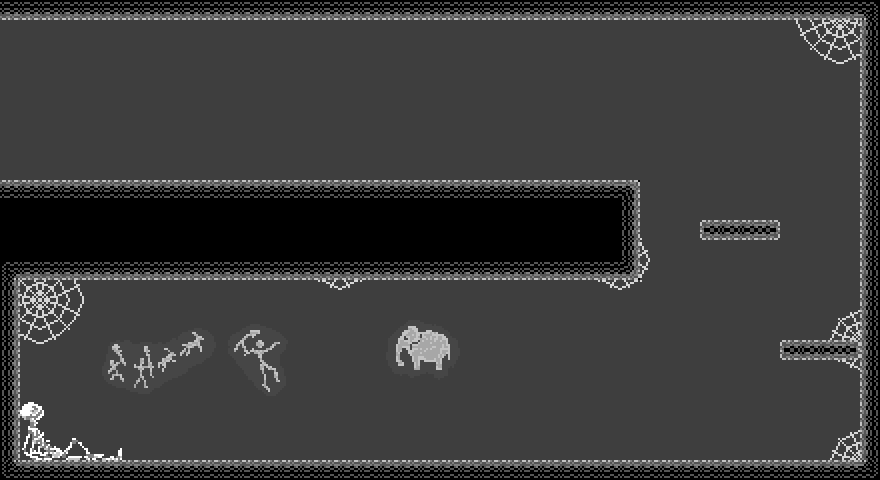

Tiled map render using the project's own tile images. Description and the map definition, with tile-layer contents summarised, below:
An orthogonal 44x24 tile map with 20x20 px tiles, 2 tile layers (background, walls), 2 tilesets and 12 objects (8x Spider, 2x Bat, ironCane, Snake).

<map version="1.0" orientation="orthogonal" width="44" height="24" tilewidth="20" tileheight="20">
 <properties>
  <property name="leftPortal" value="resources/cave07.tmx" />
 </properties>
 <tileset firstgid="1" name="tiles_cave" tilewidth="20" tileheight="20">
  <image source="tiles_cave.png" width="140" height="180" />
 </tileset>
 <tileset firstgid="64" name="cave_background" tilewidth="20" tileheight="20">
  <image source="cave_background.png" width="400" height="260" />
 </tileset>
 <layer name="background" width="44" height="24">
  <data>[1056 cells, 777 non-empty, 104 distinct tile ids]</data>
 </layer>
 <layer name="walls" width="44" height="24">
  <data>[1056 cells, 194 non-empty, 13 distinct tile ids]</data>
 </layer>
 <objectgroup name="objects" width="44" height="24">
  <object name="ironCane" x="26" y="372" width="80" height="80" />
  <object type="Spider" x="21" y="337" width="366" height="120" />
  <object type="Spider" x="154" y="297" width="373" height="161" />
  <object type="Spider" x="389" y="298" width="470" height="162" />
  <object type="Spider" x="227" y="285" width="475" height="175" />
  <object type="Bat" x="192" y="58" width="663" height="19" />
  <object type="Bat" x="339" y="117" width="503" height="38" />
  <object type="Snake" x="222" y="137" width="408" height="40" />
  <object type="Spider" x="51" y="284" width="407" height="176" />
  <object type="Spider" x="19" y="279" width="773" height="180" />
  <object type="Spider" x="643" y="27" width="215" height="423" />
  <object type="Spider" x="11" y="156" width="627" height="304" />
 </objectgroup>
</map>